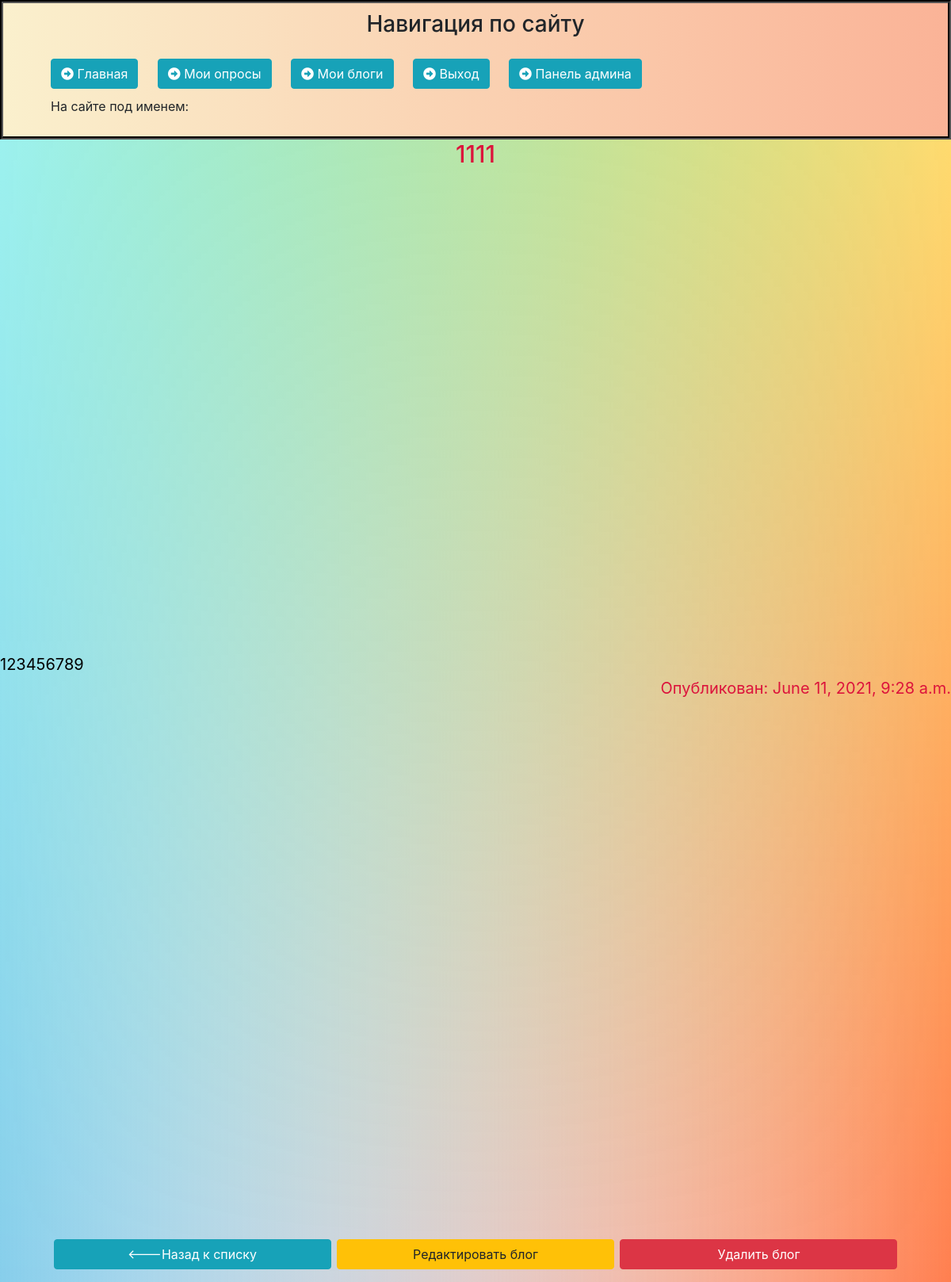
The app's page /blogs/5/ with its own data.
### blogs/models.py (models this page shows, shortened)
class Blog(models.Model):
    DoesNotExist = None
    title = models.CharField(max_length=200)
    task = models.TextField()
    pub_date = models.DateTimeField(default=timezone.now(), verbose_name="Time published")
    cover = models.ImageField(upload_to='images/')

### blogs/views.py (the view)
# urls.py: path('<int:Blog_id>/', views.detail, name='detail'),
def detail(request, Blog_id):
    try:
        blog = Blog.objects.get(pk=Blog_id)
    except Blog.DoesNotExist:
        raise Http404("Blog does not exist")
    return render(request, 'blogs/detail.html', {'blog': blog})

### blogs/templates/blogs/detail.html (shortened to what this page needs)
{% extends 'polls/layout.html' %}
{% block content %}
        <div id="glaw">
            <div class="blok1">
                <h1>
                    <p align="center" style="color:#DC143C; font-size:30px">
                    {{ blog.title }}
                </h1>
                    <div align="right">
                    <figure>
                    </figure>
                    </div>
            </div>
            <div class="blok2">
                    <div align="left" style="color:black; font-size:20px">
                        {{ blog.task }}
                    </div>
                    <p align="right" style="color:#DC143C; font-size:20px">
                    Опубликован: {{ blog.pub_date }}
            </div>
            <br>
                <h3>
                    <p align="center" style="margin-top: 640px">
                    <button class="btn btn-info" style="width:350px" onclick="document.location='../'"><---Назад к списку</button>
                    <button class="btn btn-warning" style="width:350px" onclick="document.location='update'">Редактировать блог</button>
                    <button class="btn btn-danger" style="width:350px" onclick="document.location='delete'">Удалить блог</button>
                </h3>
        </div>
{% endblock %}

### blogs/templates/blogs/detail.html (style rules this page uses)
BODY { background-blend-mode: screen; background: linear-gradient(limegreen, transparent), linear-gradient(90deg, skyblue, transparent), linear-gradient(-90deg, coral, transparent); }
figure { height: 595px; margin: 0; overflow: hidden; }

### records on screen
Blog: title "1111", task "123456789", pub_date "June 11, 2021, 9:28 a.m."
